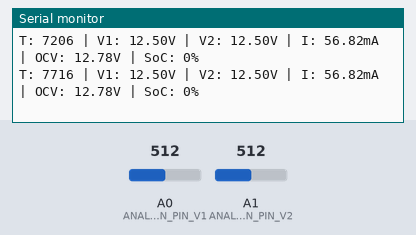
The sketch below on a simulated Arduino Uno, built with avr-gcc and run on an emulated ATmega328P. On the bench: the last lines printed to the serial monitor. Inputs (shaded band) come from the test bench; at power-on: A0 (ANALOG_IN_PIN_V1) = 512, A1 (ANALOG_IN_PIN_V2) = 512.

Above: at 7.8 s.
7.9 s: A0 (ANALOG_IN_PIN_V1) set to 716
At 8.6 s:
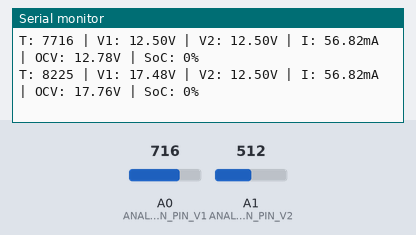
9.4 s: A1 (ANALOG_IN_PIN_V2) set to 716
At 9.4 s:
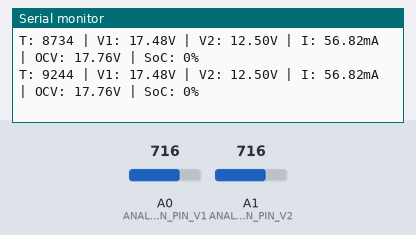
10.9 s: A0 (ANALOG_IN_PIN_V1) set to 900
At 10.9 s:
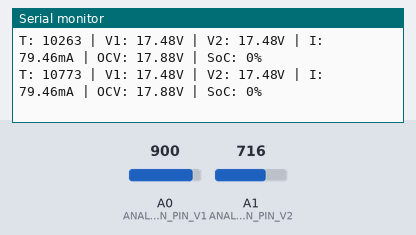
12.4 s: A1 (ANALOG_IN_PIN_V2) set to 900
At 12.4 s:
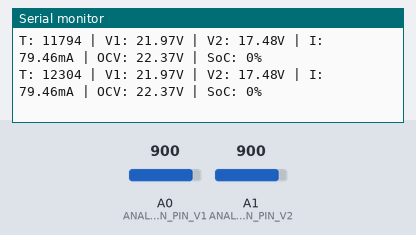
Timing chart, 0 to 14.9 s (numbered marks = the images above; inputs shaded):
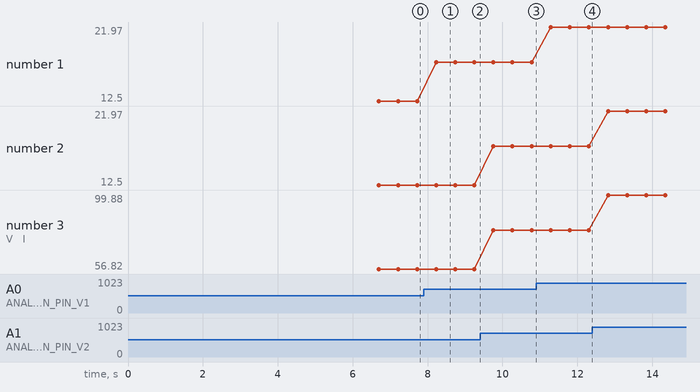

The sketch:

RuntimeSoC.ino
```cpp
#include <SPI.h>
#include <SD.h>
#include "myFunctions.h"
// #include <EEPROM.h>
String logFileName;
String csvFileName;
#define ANALOG_IN_PIN_V1 A0 //OUTER CIRCUIT
#define ANALOG_IN_PIN_V2 A1 //INNER CIRCUIT
File logFile;
File csvFile;

void setup() {
  Serial.begin(9600);
  while (!Serial);

    readVoltageDataFromEEPROM(); //To pull stored data from EPROM and load variables
    delay(1000);
  readCurrentDataFromEEPROM();

  delay(3000);
  // clearEEPROM();
}

void loop() {


    writeData(
    getVoltageReading(ANALOG_IN_PIN_V1),
    getVoltageReading(ANALOG_IN_PIN_V2)
    );


  delay(500);
}
```

myFunctions.cpp
```cpp
#include "myFunctions.h"
#include <EEPROM.h>
#include <float.h>
#include <Arduino.h>
static unsigned long startTime;
float adc_voltage = 0.0;
float in_voltage = 0.0;
float R1 = 30000.0;
float R2 = 7500.0;
float ref_voltage = 5.0;
int adc_value = 0;
int SD_PIN=10;
float resistance = 220;
unsigned long previousMillis = 0;
float totalCapacity=0;
float currentCapacity=0;

// Variables needed for interpolation
#define FLT_MAX 3.4028235e38
int voltageAddress = 0;
int currentAddress = 200;
int previousResult = 100;
int previousSoC = 100;
#define VOLTAGE_ARRAY_SIZE 20
#define CURRENT_ARRAY_SIZE 80
float readVoltage[VOLTAGE_ARRAY_SIZE];
float readCurrent[CURRENT_ARRAY_SIZE];

void prepareSdCard() {
    Serial.println("Preparing SD card...");

    if (!SD.begin(SD_PIN)) {
        Serial.println("SD card not found!");
        while (1);
    }
    // else{
    //   Serial.println("SD card initialized!");
    // }
}

int addNumbers(int a, int b) {
    return a + b;
}

File createLogFile(String fileName,File logFile) {
    Serial.println("Creating log file " + fileName);
    logFile = SD.open(fileName, FILE_WRITE);

    if (logFile) {
        // Serial.println("==========================");
        // Serial.println("|  Timestamp  | SoC (V)  |");
        // Serial.println("==========================");
        logFile.close();
        return logFile;
    } else {
        Serial.println("Error opening the file " + fileName);
        return logFile;
    }
}

File createCsvFile(String fileName,File csvFile) {
    Serial.println("Creating CSV file " + fileName);

    csvFile = SD.open(fileName, FILE_WRITE);

    if (csvFile) {
        csvFile.println("Timestamp,Voltage1,Voltage2,Current,CurrentCapacity,TotalCapacity");
        csvFile.close();
        return csvFile;
    } else {
        Serial.println("Error opening the file " + fileName);
        return csvFile;
    }


}

void writeData(float V1,float V2) {
    long currentTime = millis();
    float current=calculateCurrent(V1,V2);
    calculateCapacity(current,currentTime);

    String formattedStringForSerial =
    "T: "+String(currentTime)
    + " | V1: " + String(V1)+"V"
    + " | V2: " + String(V2)+"V"
    + " | I: " + String(current)+"mA"
    + " | OCV: " + String(getOCV(V1,current))+"V"
    + " | SoC: " + String(findHybridSoc(getOCV(V1,current),readCurrent,CURRENT_ARRAY_SIZE,readVoltage, VOLTAGE_ARRAY_SIZE))+"%";
    //findHybridSoc(float voltage_value, float current_value[], int current_size, float voltage_data[], int voltage_size);


    Serial.println(formattedStringForSerial);
}

float getVoltageReading(int analogPin) {
    adc_value = analogRead(analogPin);
    adc_voltage = (adc_value * ref_voltage) / 1024.0;
    in_voltage = adc_voltage * (R1 + R2) / R2;

    return in_voltage;
}

void deleteFile(String fileName){

    if (!SD.begin(SD_PIN)) {
    Serial.println("SD card not found!");
    while (1);
  }
  Serial.println("Deleting file: "+fileName);

  if (SD.remove(fileName)) {
    Serial.println("File "+fileName+" deleted successfully.");
  } else {
    Serial.println("Error deleting file "+fileName);
  }
}

float calculateCurrent(float voltage1,float voltage2) {
  // Calculate current using Ohm's Law: I = V / R
  float current = voltage2 / resistance;
  return current * 1000.0;  // Convert current to milliamperes
}

float calculateCapacity(float current_mA, long currentMillis) {
  // // Capacity = I/Time
  // // float capacity_mAh = (current * time) / 36000000;
  //  float capacity_mAh = (current * (time-lastTime)) / 36000000;
  // // Serial.println("C="+String(capacity));
  // return capacity_mAh;

    // Calculate elapsed time since the previous timestamp
  float elapsedTime = (currentMillis - previousMillis) / 3600000.0;  // Convert milliseconds to hours

  // Calculate capacity using the formula: Capacity (mAh) = Current (mA) * Time (hours)
  currentCapacity = current_mA * elapsedTime;

  // Add the current capacity to the total capacity
  totalCapacity += currentCapacity;

  // Update the previous timestamp and current value for the next calculation
  previousMillis = currentMillis;

  return currentCapacity;

}

void readVoltageDataFromEEPROM() {

    Serial.println("Reading Voltage data from EEPROM...");
    EEPROM.get(voltageAddress, readVoltage);
    int numElements = sizeof(readVoltage) / sizeof(readVoltage[0]);
    Serial.print("Number of voltage values read: ");
    Serial.println(numElements);
    for (int i = 0; i < numElements; i++) {
        Serial.print("Voltage at index ");
        Serial.print(i);
        Serial.print(": ");
        Serial.println(readVoltage[i], 4);
    }
}

void readCurrentDataFromEEPROM() {
    Serial.println("Reading Current data from EEPROM...");
    EEPROM.get(currentAddress, readCurrent);
    int numElements = sizeof(readCurrent) / sizeof(readCurrent[0]);
    Serial.print("Number of current values read: ");
    Serial.println(numElements);
    for (int i = 0; i < numElements; i++) {
        Serial.print("Current at index ");
        Serial.print(i);
        Serial.print(": ");
        Serial.println(readCurrent[i], 4);
    }

}

float getOCV(float V1,float current) {
    float current_A=current/1000; //Convert mA to A
    int R=5; //Take a average R observed in Lab05
    return (V1+(current_A*R));
}


int findHybridSoc(float voltage_value, float current_value[], int current_size, float voltage_data[], int voltage_size) {
    int nearest_voltage_index = -1;
    float min_voltage_difference = FLT_MAX;

    // Find the nearest voltage value in the dataset
    for (int i = 0; i < voltage_size; ++i) {
        float voltage_difference = fabs(voltage_data[i] - voltage_value);

        if (voltage_difference == 0) {
            // Exact match found, return corresponding SoC
            return 100 - (i * 5); // Assuming each voltage interval represents 5% SoC
        }

        if (voltage_difference < min_voltage_difference) {
            min_voltage_difference = voltage_difference;
            nearest_voltage_index = i;
        }
    }

    // No exact match found, perform interpolation using nearest voltage values
    float voltage_x0 = voltage_data[nearest_voltage_index];
    float voltage_x1 = voltage_data[nearest_voltage_index + 1];
    float soc_x0 = 100 - (nearest_voltage_index * 5);
    float soc_x1 = 100 - ((nearest_voltage_index + 1) * 5);

    // Perform linear interpolation
    float interpolated_soc = soc_x0 + ((voltage_value - voltage_x0) / (voltage_x1 - voltage_x0)) * (soc_x1 - soc_x0);

    // Approximate SoC based on current value
    int soc_approximation = static_cast<int>(interpolated_soc);

    // If the current value is within the array bounds, use it to adjust SoC approximation
    if (soc_approximation >= 0 && soc_approximation < current_size) {
        // Adjust SoC approximation based on current value
        soc_approximation -= static_cast<int>(current_value[soc_approximation] * 100);
    }

    // Ensure the result is within the range [0, 100]
    int hybrid_soc = max(0, min(100, soc_approximation));
    if(previousSoC>hybrid_soc){
      previousSoC=hybrid_soc;
    }else{
      return previousSoC;
    }

    // Update the previous result
    previousResult = hybrid_soc;


    return previousSoC;

    // return hybrid_soc;
}


float interpolateCurrent(float voltage_value, float current_value[], int current_size, float voltage_data[], int voltage_size) {
    // Find the nearest voltage values in the dataset
    int nearest_voltage_index = -1;
    float min_voltage_difference = FLT_MAX;

    for (int i = 0; i < voltage_size; ++i) {
        float voltage_difference = fabs(voltage_data[i] - voltage_value);

        if (voltage_difference == 0) {
            // Exact match found
            return current_value[i];
        }

        if (voltage_difference < min_voltage_difference) {
            min_voltage_difference = voltage_difference;
            nearest_voltage_index = i;
        }
    }

    // Perform linear interpolation between the nearest voltage values
    float voltage_x0 = voltage_data[nearest_voltage_index];
    float voltage_x1 = voltage_data[nearest_voltage_index + 1];
    float current_y0 = current_value[nearest_voltage_index];
    float current_y1 = current_value[nearest_voltage_index + 1];

    // Calculate interpolated current value
    float interpolated_current = current_y0 + (voltage_value - voltage_x0) * (current_y1 - current_y0) / (voltage_x1 - voltage_x0);

    return interpolated_current;
}

void clearEEPROM() {
  Serial.println(EEPROM.length());
  for (int i = 0; i < EEPROM.length(); i++) {
    EEPROM.write(i, 0);
  }
  Serial.println("EEPROM data successfully deleted");
}


// I=V/R = 41mA
// Capacity = I/Time
```

myFunctions.h
```cpp
// myFunctions.h
#ifndef MY_FUNCTIONS_H
#define MY_FUNCTIONS_H
#include <EEPROM.h>
#include <Arduino.h>
#include <SD.h>

void prepareSdCard();
int addNumbers(int a, int b);
File createLogFile(String fileName, File logFile);
File createCsvFile(String fileName,File csvFile);
void writeData(float V1,float V2);
long generateTimestamp();
float getVoltageReading(int analogPin);
void deleteFile(String fileName);
float calculateCurrent(float voltage1,float voltage2);
float calculateCapacity(float current, long time);
void readVoltageDataFromEEPROM();
void readCurrentDataFromEEPROM();
float getOCV(float voltage1,float current);
void clearEEPROM();
int findHybridSoc(float voltage_value, float current_value[], int current_size, float voltage_data[], int voltage_size);
float interpolateCurrent(float voltage_value, float current_value[], int current_size, float voltage_data[], int voltage_size);
#endif
```

Measured:
- after the input at 7.9 s, the serial monitor: prints a new line after 0.33 s (image 1)
- plotted number 1: 12.5 → 17.48 after the input at 7.9 s, 17.48 → 21.97 after the input at 10.9 s
- plotted number 3: 56.82 → 79.46 after the input at 9.4 s, 79.46 → 99.88 after the input at 12.4 s
